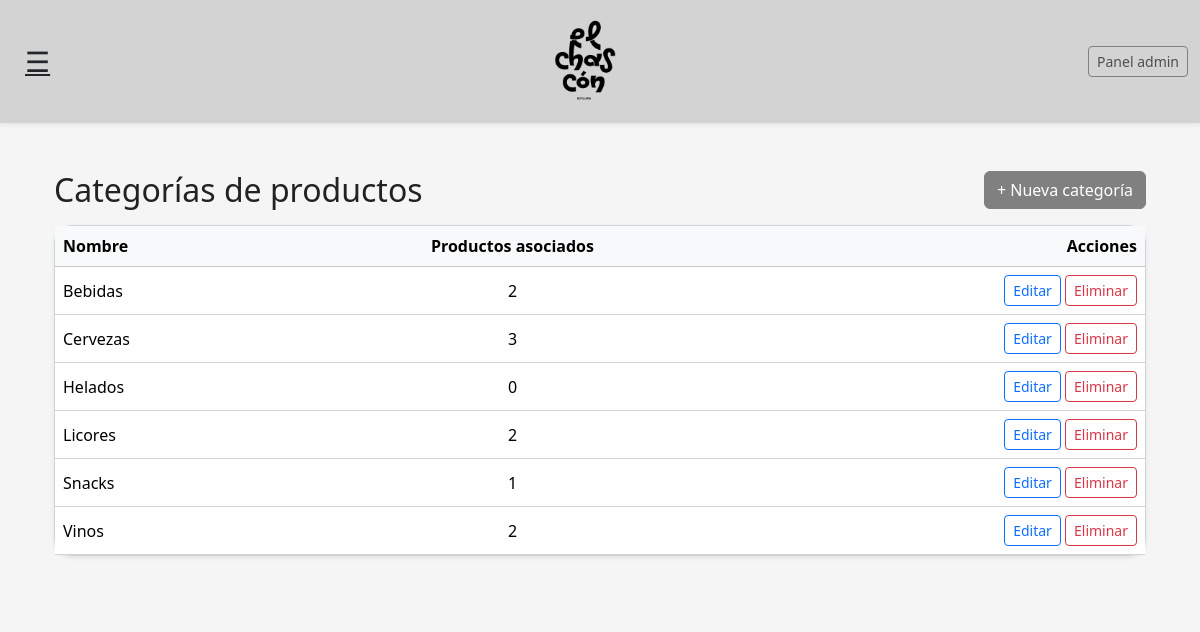
Screenshot of /inventario/categorias/ (signed in) with the database file from the repository.
### inventario/models.py (models this page shows, shortened)
class Categoria(models.Model):
    nombre = models.CharField(max_length=100, unique=True)
    class Meta:
        ordering = ["nombre"]

### inventario/views.py (the view)
# urls.py: path("categorias/", views.categorias_lista, name="categorias_lista"),
@login_required
def categorias_lista(request):
    categorias = Categoria.objects.all().order_by("nombre")
    return render(request, "inventario/categoria_list.html", {
        "categorias": categorias,
    })

### templates/inventario/categoria_list.html (shortened to what this page needs)
{% extends "base.html" %}
{% block content %}
<div class="container my-4">
  <div class="d-flex justify-content-between align-items-center mb-3">
    <h2 class="mb-0">Categorías de productos</h2>
    <a href="{% url 'inventario:categorias_crear' %}" class="btn btn-primary">
      + Nueva categoría
    </a>
  </div>
  <div class="card shadow-sm">
    <div class="card-body p-0">
      <table class="table table-hover mb-0 align-middle">
        <thead class="table-light">
          <tr>
            <th>Nombre</th>
            <th class="text-center">Productos asociados</th>
            <th class="text-end">Acciones</th>
          </tr>
        </thead>
        <tbody>
          {% for cat in categorias %}
          <tr>
            <td>{{ cat.nombre }}</td>
            <td class="text-center">
              {{ cat.productos.count }}
            </td>
            <td class="text-end">
              <a href="{% url 'inventario:categorias_editar' cat.pk %}"
                 class="btn btn-sm btn-outline-primary">
                Editar
              </a>
              <a href="{% url 'inventario:categorias_eliminar' cat.pk %}"
                 class="btn btn-sm btn-outline-danger"
                 onclick="return confirm('¿Seguro que deseas eliminar esta categoría?');">
                Eliminar
              </a>
            </td>
          </tr>
          {% empty %}
          <tr>
            <td colspan="3" class="text-center text-muted py-4">
              No hay categorías registradas.
            </td>
          </tr>
          {% endfor %}
        </tbody>
      </table>
    </div>
  </div>
</div>
{% endblock %}

### static/css/app.css (style rules this page uses)
:root { --bg-main: #F5F5F5; --bg-secondary: #D3D3D3; --bg-card: #FFFFFF; --border-soft: #D3D3D3; --text-main: #222222; --text-muted: #555555; --accent: #808080; --accent-dark: #4f4f4f; --shadow-soft: 0 6px 16px rgba(0, 0, 0, 0.08); --shadow-hover: 0 10px 24px rgba(0, 0, 0, 0.12); }
html, body { background-color: var(--bg-main); color: var(--text-main); }
body { font-family: system-ui, -apple-system, BlinkMacSystemFont, "Segoe UI", sans-serif; }
.card { background-color: var(--bg-card); border-radius: 18px; border: 1px solid var(--border-soft); box-shadow: var(--shadow-soft); }
.table { background-color: var(--bg-card); border-color: var(--border-soft); }
.btn-primary { background-color: var(--accent); border-color: var(--accent); }

### rows the page displays
Categoria: nombre "Bebidas", productos.count "2"
Categoria: nombre "Cervezas", productos.count "3"
Categoria: nombre "Helados", productos.count "0"
Categoria: nombre "Licores", productos.count "2"
Categoria: nombre "Snacks", productos.count "1"
Categoria: nombre "Vinos", productos.count "2"
